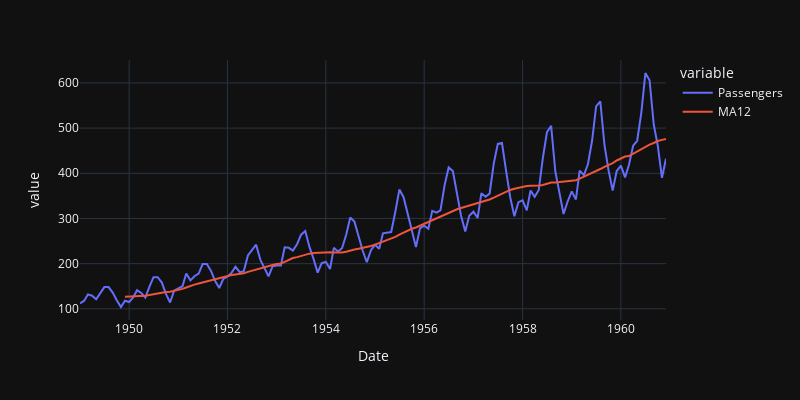

Source (notebook cell):
### Code cell
# plot the data and MA
import plotly.express as px
fig = px.line(data, x="Date", y=["Passengers", "MA12"], template = 'plotly_dark', width=800, height=400)
fig.show()

### Figure 1 — Plotly figure (JSON) as saved in the notebook; plotly's stock layout.template omitted (floating-point values rounded to 4 significant figures; data arrays with more than 128 entries replaced by an {"elided": "..."} marker saying what was removed)
{"data": [{"hovertemplate": "variable=Passengers<br>Date=%{x}<br>value=%{y}<extra></extra>", "legendgroup": "Passengers", "line": {"color": "#636efa", "dash": "solid"}, "mode": "lines", "name": "Passengers", "orientation": "v", "showlegend": true, "type": "scatter", "x": {"elided": "144 str values"}, "xaxis": "x", "y": {"elided": "144 int values"}, "yaxis": "y"}, {"hovertemplate": "variable=MA12<br>Date=%{x}<br>value=%{y}<extra></extra>", "legendgroup": "MA12", "line": {"color": "#EF553B", "dash": "solid"}, "mode": "lines", "name": "MA12", "orientation": "v", "showlegend": true, "type": "scatter", "x": {"elided": "144 str values"}, "xaxis": "x", "y": {"elided": "144 float values"}, "yaxis": "y"}], "layout": {"height": 400, "legend": {"title": {"text": "variable"}, "tracegroupgap": 0}, "margin": {"t": 60}, "width": 800, "xaxis": {"anchor": "y", "autorange": true, "domain": [0, 1], "range": ["1949-01-01", "1960-12-01"], "title": {"text": "Date"}, "type": "date"}, "yaxis": {"anchor": "x", "autorange": true, "domain": [0, 1], "range": [75.22, 650.8], "title": {"text": "value"}, "type": "linear"}}}
